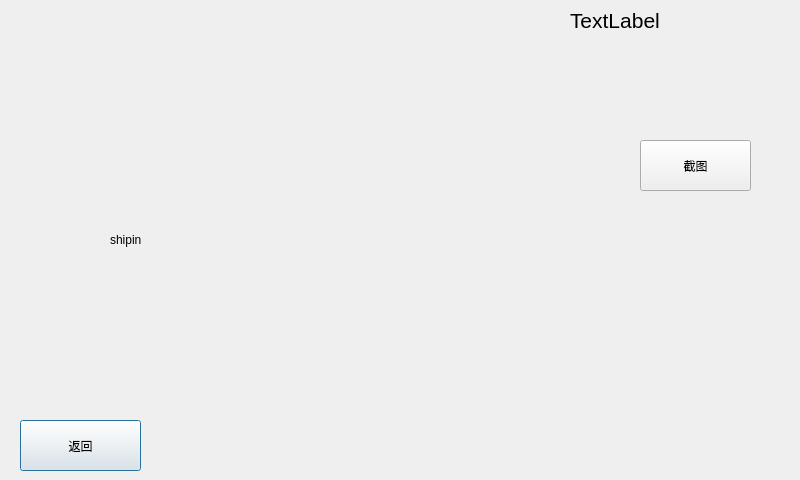
<?xml version="1.0" encoding="UTF-8"?>
<ui version="4.0">
 <class>look</class>
 <widget class="QDialog" name="look">
  <property name="geometry">
   <rect>
    <x>0</x>
    <y>0</y>
    <width>800</width>
    <height>480</height>
   </rect>
  </property>
  <property name="windowTitle">
   <string>Dialog</string>
  </property>
  <property name="styleSheet">
   <string notr="true">#look{background-image: url(:/new/prefix1/tv.png);}</string>
  </property>
  <widget class="QPushButton" name="pushButton_2">
   <property name="geometry">
    <rect>
     <x>20</x>
     <y>420</y>
     <width>121</width>
     <height>51</height>
    </rect>
   </property>
   <property name="text">
    <string>返回</string>
   </property>
  </widget>
  <widget class="QLabel" name="label">
   <property name="geometry">
    <rect>
     <x>110</x>
     <y>120</y>
     <width>320</width>
     <height>240</height>
    </rect>
   </property>
   <property name="text">
    <string>shipin</string>
   </property>
  </widget>
  <widget class="QLabel" name="label_time">
   <property name="geometry">
    <rect>
     <x>570</x>
     <y>10</y>
     <width>221</width>
     <height>21</height>
    </rect>
   </property>
   <property name="font">
    <font>
     <pointsize>16</pointsize>
    </font>
   </property>
   <property name="text">
    <string>TextLabel</string>
   </property>
  </widget>
  <widget class="QPushButton" name="pushButton_screenshot">
   <property name="geometry">
    <rect>
     <x>640</x>
     <y>140</y>
     <width>111</width>
     <height>51</height>
    </rect>
   </property>
   <property name="text">
    <string>截图</string>
   </property>
  </widget>
 </widget>
 <resources/>
 <connections/>
</ui>
